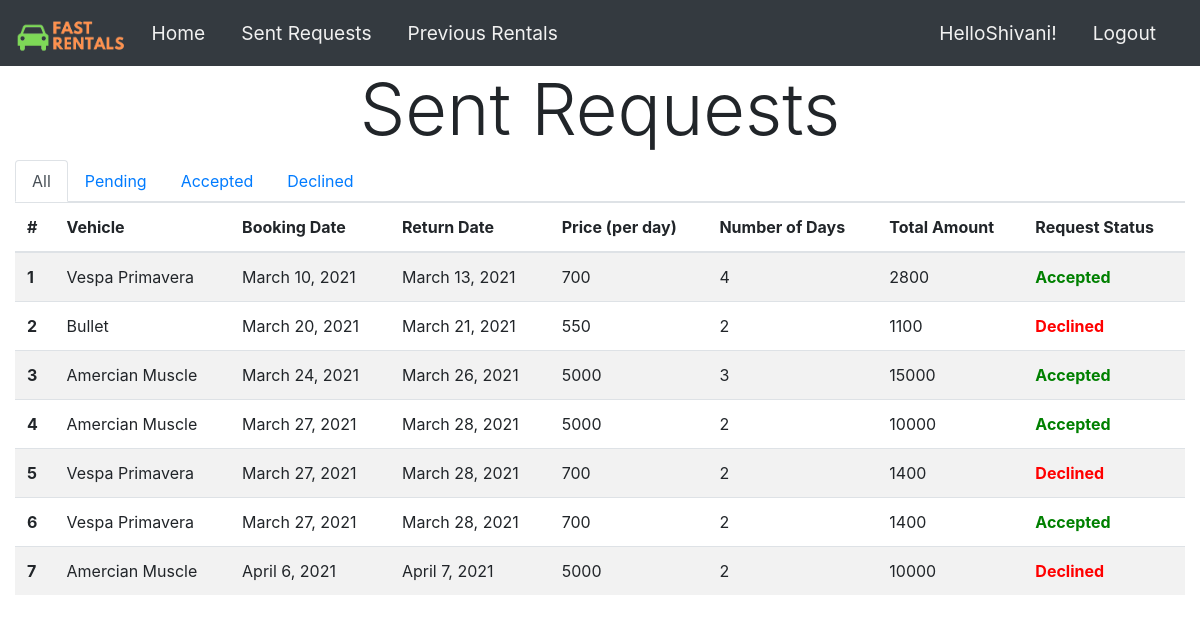
/SentRequests/ (signed in), run on the app's committed database.
### CustomerHome/models.py (models this page shows, shortened)
class Customer(models.Model):
    customer_id = models.AutoField
    customer_firstname = models.CharField(max_length=60)
    customer_lastname = models.CharField(max_length=60)
    customer_address = models.CharField(max_length=600)
    customer_email = models.CharField(max_length=100)
    customer_password = models.CharField(max_length=32)
    customer_dob = models.DateField()
    customer_mobileno = models.CharField(max_length=10)
    customer_gender = models.CharField(max_length=15)
    customer_license = models.ImageField(upload_to='img/Customer_License/')
    customer_city = models.CharField(max_length=30)
    customer_state = models.CharField(max_length=30)
    customer_country = models.CharField(max_length=30)
    customer_pincode = models.IntegerField()

### RentVehicle/models.py (models this page shows, shortened)
class RentVehicle(models.Model):
    RentVehicle_id = models.AutoField
    RentVehicle_Date_of_Booking = models.DateField(blank=True,null=True)
    RentVehicle_Date_of_Return = models.DateField(blank=True,null=True)
    Total_days = models.IntegerField()
    Advance_amount = models.IntegerField(blank=True,null=True)
    RentVehicle_Total_amount = models.IntegerField(blank=True,null=True)
    isAvailable = models.BooleanField(default=True)
    isBillPaid = models.BooleanField(default=False)
    Vehicle_license_plate = models.CharField(max_length=30)
    customer_email = models.CharField(max_length=100)
    request_responded_by = models.CharField(max_length=100,blank=True,null=True)
    request_status = models.CharField(max_length=30,default="Pending")

### Vehicles/models.py (models this page shows, shortened)
class Vehicle(models.Model):
    Vehicle_id = models.AutoField
    Vehicle_name = models.CharField(max_length=60)
    Vehicle_company = models.CharField(max_length=60)
    Vehicle_model = models.CharField(max_length=60)
    Vehicle_type = models.CharField(max_length=20)
    Vehicle_fuel = models.CharField(max_length=10)
    Vehicle_No_of_Seats = models.IntegerField()
    Vehicle_color = models.CharField(max_length=20)
    Vehicle_license_plate = models.CharField(max_length=30)
    Vehicle_uploaded_by = models.CharField(max_length=100)
    Vehicle_image1 = models.ImageField(upload_to='img/Vehicle_images/')
    Vehicle_image2 = models.ImageField(upload_to='img/Vehicle_images/')
    Vehicle_image3 = models.ImageField(upload_to='img/Vehicle_images/')
    isGeared = models.BooleanField()
    Vehicle_description = models.CharField(max_length=1500)
    Vehicle_price = models.IntegerField()

### CustomerHome/views.py (the view)
# urls.py: path('SentRequests/',views.SentRequests,name="SentRequests"),
def SentRequests(request):
    if('user_email' not in request.session):
        return redirect('/signin/')
    customer_email = request.session.get('user_email')
    customer = Customer.objects.get(customer_email=customer_email)
    rentvehicle = RentVehicle.objects.filter(customer_email=customer_email)
    if rentvehicle.exists():
        vehicle = Vehicle.objects.all()
        return render(request,'SentRequests.html',{'customer':customer,'rentvehicle':rentvehicle,'vehicle':vehicle})
    else:
        Message = "You haven't rented any vehicle yet!!"
        return render(request,'SentRequests.html',{'customer':customer,'rentvehicle':rentvehicle,'Message':Message})

### CustomerHome/templates/SentRequests.html (shortened to what this page needs)
{%extends 'Customer_only_navbar_Loggedin.html'%} {% load static %}
    {% block name %}{{customer.customer_firstname}}{%endblock%} {% block pagecontent %} {%if Message%}
    <div class="container mt-5">
        <div class="alert alert-warning" role="alert">
            <h4 class="alert-heading">NOT RENTED ANY YET!!</h4>
            <p>You haven't made any rent request yet</p>
            <hr>
            <p class="mb-0">We have every type of vehicles you need within your budget. Nice, Neat and tidy. Go and get one.
                <a href="/">Click here</a>
            </p>
        </div>
    </div>
    {%else%}
    <h1 class="display-3" style="text-align: center;">Sent Requests</h1>
    <nav>
        <div class="nav nav-tabs" id="nav-tab" role="tablist">
            <a class="nav-item nav-link active" id="nav-all-tab" data-toggle="tab" href="#nav-all" role="tab" aria-controls="nav-all" aria-selected="true">All</a>
            <a class="nav-item nav-link" id="nav-pending-tab" data-toggle="tab" href="#nav-pending" role="tab" aria-controls="nav-pending" aria-selected="false">Pending</a>
            <a class="nav-item nav-link" id="nav-accepted-tab" data-toggle="tab" href="#nav-accepted" role="tab" aria-controls="nav-accepted" aria-selected="false">Accepted</a>
            <a class="nav-item nav-link" id="nav-declined-tab" data-toggle="tab" href="#nav-declined" role="tab" aria-controls="nav-declined" aria-selected="false">Declined</a>
        </div>
    </nav>
    <div class="tab-content" id="nav-tabContent">
        <div class="tab-pane fade show active" id="nav-all" role="tabpanel" aria-labelledby="nav-all-tab">
            <table class="table table-striped">
                <thead>
                    <tr>
                        <th scope="col">#</th>
                        <th scope="col">Vehicle</th>
                        <th scope="col">Booking Date</th>
                        <th scope="col">Return Date</th>
                        <th scope="col">Price (per day)</th>
                        <th scope="col">Number of Days</th>
                        <th scope="col">Total Amount</th>
                        <th scope="col">Request Status</th>
                    </tr>
                </thead>
                <tbody>
                    {% for rv in rentvehicle %}
                    <tr>
                        <th scope="row">{{forloop.counter}}</th>
                        {%for veh in vehicle%} {%if veh.Vehicle_license_plate == rv.Vehicle_license_plate%}
                        <td>{{veh.Vehicle_name}}</td>
                        {%endif%} {%endfor%}
                        <td>{{rv.RentVehicle_Date_of_Booking}}</td>
                        <td>{{rv.RentVehicle_Date_of_Return}}</td>
                        {%for veh in vehicle%} {%if veh.Vehicle_license_plate == rv.Vehicle_license_plate%}
                        <td>{{veh.Vehicle_price}}</td>
                        {%endif%} {%endfor%}
                        <td>{{rv.Total_days}}</td>
                        <td>{{rv.RentVehicle_Total_amount}}</td>
                        {%if rv.request_status == "Accepted"%}
                        <td style="color: green; font-weight: bolder;">{{rv.request_status}}</td>
                        {%elif rv.request_status == "Declined"%}
                        <td style="color: red; font-weight: bolder;">{{rv.request_status}}</td>
                        {%elif rv.request_status == "Pending"%}
                        <td><span style="color: chocolate; font-weight: bolder;">Pending <a class="btn btn-danger"
                                    href="/RentVehicle/CancelRequest?id={{rv.id}}">Cancel</a></td>
                        {%endif%}
                    </tr>
                    {% endfor %}
                </tbody>
            </table>
        </div>
    </div>
    {%endif%} {% endblock pagecontent %}

### CustomerHome/templates/Customer_only_navbar_loggedin.html (shortened to what this page needs)
{% load static %}
<!doctype html>
<html lang="en">
<head>
    <link rel="stylesheet" href="https://maxcdn.bootstrapcdn.com/bootstrap/4.0.0/css/bootstrap.min.css">
    <link rel="stylesheet" href="https://cdnjs.cloudflare.com/ajax/libs/font-awesome/4.7.0/css/font-awesome.min.css">
    <link rel="stylesheet" type="text/css" href="{% static 'css/customer.css' %}">
</head>
<body>
    <nav class="navbar sticky-top navbar-expand-lg navbar-dark bg-dark" style="font-size: larger;" aria-label="" aria-labbelledby="">
        <a href="/Home"><img class="navbar-brand" src="{% static 'img/Logos/Trial3Logo.png' %}" height="50"></a>
        <div class="collapse navbar-collapse" id="navbarSupportedContent">
            <ul class="navbar-nav mr-auto">
                <li class="nav-item active">
                    <a class="nav-link" href="/Home" style="color: #f1f1f1;">Home</a>
                </li>
                <li class="nav-item active">
                    <a class="nav-link" href="/SentRequests" style="color: #f1f1f1;">Sent Requests</a>
                </li>
                <li class="nav-item active">
                    <a class="nav-link" href="#" style="color: #f1f1f1;">Previous Rentals</a>
                </li>
            </ul>
            <ul class="navbar-nav justify-content-end">
                <li class="nav-item">
                    <a class="nav-link" href="/Profile" style="color: #f1f1f1;" title="Your Profile">
                        Hello{% block name %}{%endblock%}!</a>
                </li>
            </ul>
            <ul class="navbar-nav justify-content-end">
                <li class="nav-item">
                    <a class="nav-link" href="/Logout" style="color: #f1f1f1;">
                        Logout</a>
                </li>
            </ul>
        </div>
    </nav>
    <div class="container-fluid">
        {% block pagecontent %} {% endblock pagecontent %}
    </div>
</body>
</html>

### CustomerHome/static/css/customer.css (style rules this page uses)
.navbar-nav a:after, .navbar-nav a:before { transition: all .5s; }
.navbar-nav a { position: relative; margin-right: 20px; }
.navbar-nav a:after { position: absolute; bottom: 0; left: 0; right: 0; margin: auto; width: 0%; content: '.'; color: transparent; background: orange; height: 1px; }

### data on the page
Customer: customer_firstname "Shivani"
RentVehicle: RentVehicle_Date_of_Booking "March 10, 2021", RentVehicle_Date_of_Return "March 13, 2021", Total_days "4", RentVehicle_Total_amount "2800", request_status "Accepted"
Vehicle: Vehicle_name "Vespa Primavera", Vehicle_price "700"
RentVehicle: RentVehicle_Date_of_Booking "March 20, 2021", RentVehicle_Date_of_Return "March 21, 2021", Total_days "2", RentVehicle_Total_amount "1100", request_status "Declined"
Vehicle: Vehicle_name "Bullet", Vehicle_price "550"
RentVehicle: RentVehicle_Date_of_Booking "March 24, 2021", RentVehicle_Date_of_Return "March 26, 2021", Total_days "3", RentVehicle_Total_amount "15000", request_status "Accepted"
Vehicle: Vehicle_name "Amercian Muscle", Vehicle_price "5000"
RentVehicle: RentVehicle_Date_of_Booking "March 27, 2021", RentVehicle_Date_of_Return "March 28, 2021", Total_days "2", RentVehicle_Total_amount "10000", request_status "Accepted"
RentVehicle: RentVehicle_Date_of_Booking "March 27, 2021", RentVehicle_Date_of_Return "March 28, 2021", Total_days "2", RentVehicle_Total_amount "1400", request_status "Declined"
RentVehicle: RentVehicle_Date_of_Booking "March 27, 2021", RentVehicle_Date_of_Return "March 28, 2021", Total_days "2", RentVehicle_Total_amount "1400", request_status "Accepted"
RentVehicle: RentVehicle_Date_of_Booking "April 6, 2021", RentVehicle_Date_of_Return "April 7, 2021", Total_days "2", RentVehicle_Total_amount "10000", request_status "Declined"
